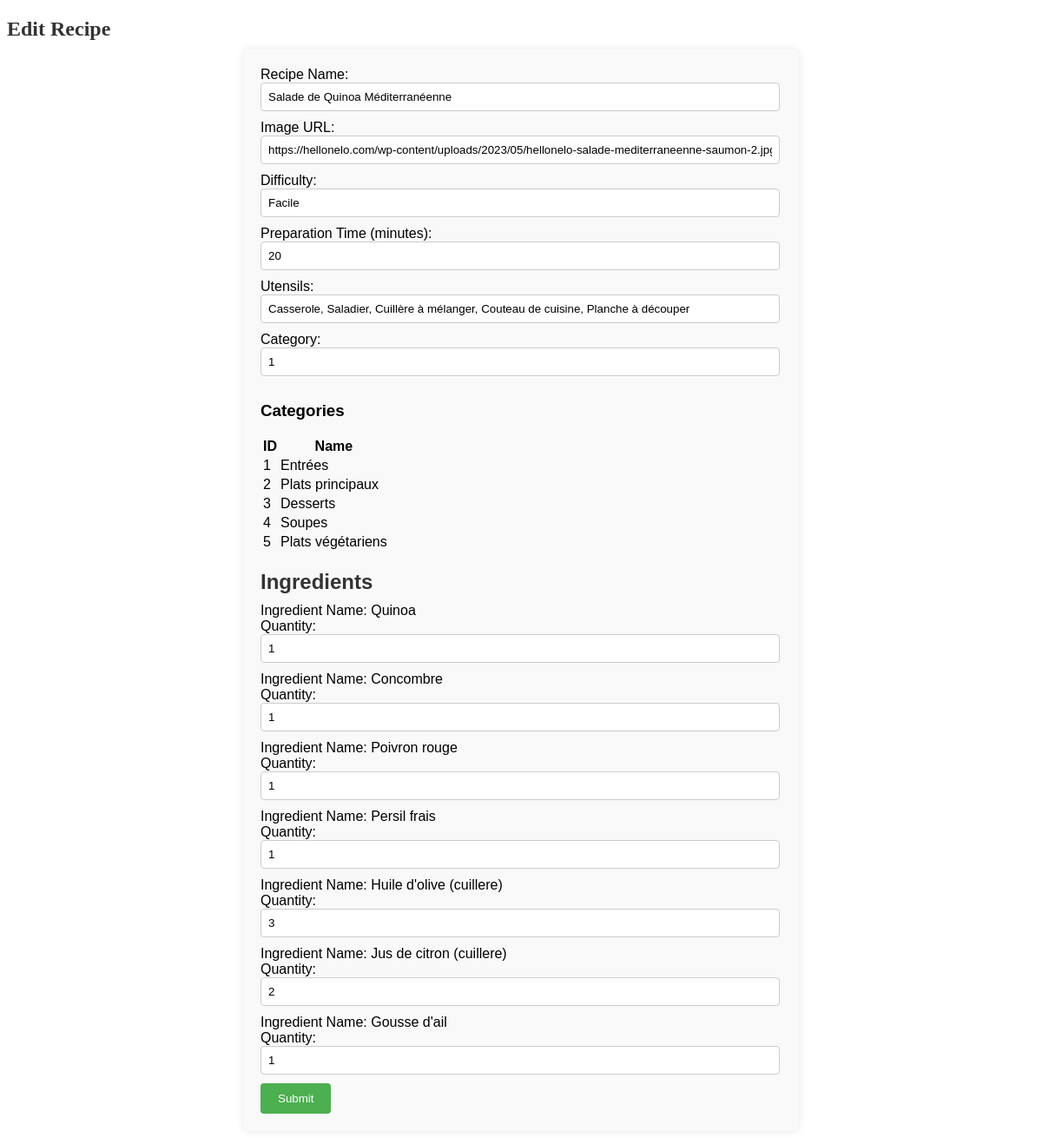
The app's page /modif.php?id=18 with its own data.
### tables this page shows
CREATE TABLE `recettes` (
  `id` int(11) NOT NULL AUTO_INCREMENT,
  `nom` varchar(255) NOT NULL,
  `image` varchar(255) DEFAULT NULL,
  `difficulte` varchar(255) DEFAULT NULL,
  `temps_preparation` int(11) DEFAULT NULL,
  `ustensiles` varchar(255) DEFAULT NULL,
  `etapes_recette` text DEFAULT NULL,
  `id_categorie` int(11) DEFAULT NULL,
  `id_ingredient` int(11) DEFAULT NULL,
  PRIMARY KEY (`id`),
  KEY `id_categorie` (`id_categorie`),
  KEY `id_ingredient` (`id_ingredient`),
  CONSTRAINT `recettes_ibfk_1` FOREIGN KEY (`id_categorie`) REFERENCES `categories` (`id`),
  CONSTRAINT `recettes_ibfk_2` FOREIGN KEY (`id_ingredient`) REFERENCES `ingredients` (`id`)
);

CREATE TABLE `categories` (
  `id` int(11) NOT NULL AUTO_INCREMENT,
  `nom` varchar(255) NOT NULL,
  PRIMARY KEY (`id`)
);

CREATE TABLE `recette_ingredient` (
  `id` int(11) NOT NULL AUTO_INCREMENT,
  `recette_id` int(11) DEFAULT NULL,
  `ingredient_id` int(11) DEFAULT NULL,
  `quantite` int(11) DEFAULT NULL,
  PRIMARY KEY (`id`),
  KEY `recette_id` (`recette_id`),
  KEY `ingredient_id` (`ingredient_id`),
  CONSTRAINT `recette_ingredient_ibfk_1` FOREIGN KEY (`recette_id`) REFERENCES `recettes` (`id`),
  CONSTRAINT `recette_ingredient_ibfk_2` FOREIGN KEY (`ingredient_id`) REFERENCES `ingredients` (`id`)
);

CREATE TABLE `ingredients` (
  `id` int(11) NOT NULL AUTO_INCREMENT,
  `nom` varchar(255) NOT NULL,
  `recette_id` int(11) DEFAULT NULL,
  PRIMARY KEY (`id`),
  KEY `recette_id` (`recette_id`),
  CONSTRAINT `ingredients_ibfk_1` FOREIGN KEY (`recette_id`) REFERENCES `recettes` (`id`)
);

### src/Recette.php (called while the page is built, shortened)
    <?php
class Recette
{
    private $db;
    public function __construct($db)
    {
        $this->db = $db;
    }
    public function getRecipeById($id)
    {
        $query = "SELECT * FROM recettes WHERE id = :id";
        $stmt = $this->db->prepare($query);
        $stmt->bindParam(':id', $id);
        $stmt->execute();
            return $stmt->fetch(PDO::FETCH_ASSOC);
        }
        public function getAllCategories() {
            $query = "SELECT id, nom FROM categories";
            $stmt = $this->db->prepare($query);
            $stmt->execute();
            return $stmt->fetchAll(PDO::FETCH_ASSOC);
        }
        public function getIngredientsByRecipeId($recipeId) {
            $query = "SELECT i.id as id_ingredient, i.nom, ri.quantite
                      FROM recette_ingredient ri
                      JOIN ingredients i ON ri.ingredient_id = i.id
                      WHERE ri.recette_id = :recipe_id";
            $stmt = $this->db->prepare($query);
            $stmt->bindParam(':recipe_id', $recipeId);
            $stmt->execute();
            return $stmt->fetchAll(PDO::FETCH_ASSOC);
        }
    }

### src/modif.php (the view, shortened to what this page needs)
<!DOCTYPE html>
<html>
<head>
    <link rel="stylesheet" type="text/css" href="index4.css">
</head>
<body>
<?php
require './Recette.php';
$database = new Database();
$db = $database->getConnection();
$recipe = new Recette($db);
$id = isset($_GET['id']) ? $_GET['id'] : null;
if ($_SERVER['REQUEST_METHOD'] === 'POST') {
    if (isset($_POST['nom'], $_POST['image'], $_POST['difficulte'], $_POST['temps_preparation'], $_POST['ustensiles'], $_POST['id_categorie'])) {
        $recipe->id = $id;
        $recipe->nom = $_POST['nom'];
        $recipe->image = $_POST['image'];
        $recipe->difficulte = $_POST['difficulte'];
        $recipe->temps_preparation = $_POST['temps_preparation'];
        $recipe->ustensiles = $_POST['ustensiles'];
        $recipe->id_categorie = $_POST['id_categorie'];
        $result = $recipe->editRecettes();
        $ingredients = $_POST['ingredients'];
        foreach ($ingredients as $ingredientId => $ingredientData) {
            $idIngredient = $ingredientId;
            $nouvelleQuantite = isset($ingredientData['quantite']) ? $ingredientData['quantite'] : '';
        }
        if ($result) {
            echo 'La recette a été modifiée avec succès.';
            header("Location: index.php");
        } else {
            echo 'Une erreur s\'est produite lors de la modification de la recette.';
        }
    } else {
        echo 'Veuillez remplir tous les champs du formulaire.';
    }
} else {
    if (isset($_GET['id'])) {
        $id = $_GET['id'];
        $recipeData = $recipe->getRecipeById($id);
        $ingredients = $recipe->getIngredientsByRecipeId($id);
        if ($recipeData) {
            echo '<h2>Edit Recipe</h2>';
            echo '<form action="modif.php?id=' . $id . '" method="post">';
            echo 'Recipe Name: <input type="text" name="nom" value="' . $recipeData['nom'] . '"><br>';
            echo 'Image URL: <input type="text" name="image" value="' . $recipeData['image'] . '"><br>';
            echo 'Difficulty: <input type="text" name="difficulte" value="' . $recipeData['difficulte'] . '"><br>';
            echo 'Preparation Time (minutes): <input type="text" name="temps_preparation" value="' . $recipeData['temps_preparation'] . '"><br>';
            echo 'Utensils: <input type="text" name="ustensiles" value="' . $recipeData['ustensiles'] . '"><br>';
            echo 'Category: <input type="text" name="id_categorie" value="' . $recipeData['id_categorie'] . '"><br>';
            $categories = $recipe->getAllCategories();
            echo '<h3>Categories</h3>';
            echo '<table>';
            echo '<tr><th>ID</th><th>Name</th></tr>';
            foreach ($categories as $category) {
                echo '<tr>';
                echo '<td>' . $category['id'] . '</td>';
                echo '<td>' . $category['nom'] . '</td>';
                echo '</tr>';
            }
            echo '</table>';
            echo '<h2>Ingredients</h2>';
            foreach ($ingredients as $ingredient) {
                $idIngredient = isset($ingredient['ingredient_id']) ? $ingredient['ingredient_id'] : '';
                echo 'Ingredient Name: ' . $ingredient['nom'] . '<br>';
                echo 'Quantity: <input type="text" name="ingredients[' . $idIngredient . '][quantite]" value="' . $ingredient['quantite'] . '"><br>';
            }
            echo '<input type="submit" value="Submit">';
            echo '</form>';
        } else {
            echo 'La recette avec cet ID n\'existe pas.';
        }
    } else {
        echo 'L\'ID de la recette n\'est pas fourni.';
    }
}
?>
</body>
</html>

### src/index4.css (style rules this page uses)
form { max-width: 600px; margin: 0 auto; font-family: Arial, sans-serif; background-color: #f9f9f9; padding: 20px; border-radius: 8px; box-shadow: 0 0 10px rgba(0, 0, 0, 0.1); }
h2 { margin-bottom: 10px; color: #333; }
input[type="text"] { width: calc(100% - 20px); padding: 8px; margin-bottom: 10px; border: 1px solid #ccc; border-radius: 4px; }
input[type="submit"] { padding: 10px 20px; background-color: #4caf50; color: #fff; border: none; border-radius: 4px; cursor: pointer; }

### records on screen
recettes: nom "Salade de Quinoa Méditerranéenne", image "https://hellonelo.com/wp-content/uploads/2023/05/hellonelo-salade-mediterraneenne-saumon-2.jpg", difficulte "Facile", temps_preparation "20", ustensiles "Casserole, Saladier, Cuillère à mélanger, Couteau de cuisine, Planche à découper", id_categorie "1"
categories: id "1", nom "Entrées"
categories: id "2", nom "Plats principaux"
categories: id "3", nom "Desserts"
categories: id "4", nom "Soupes"
categories: id "5", nom "Plats végétariens"
recette_ingredient: ingredient.nom "Quinoa", quantite "1"
recette_ingredient: ingredient.nom "Concombre", quantite "1"
recette_ingredient: ingredient.nom "Poivron rouge", quantite "1"
recette_ingredient: ingredient.nom "Persil frais", quantite "1"
recette_ingredient: ingredient.nom "Huile d'olive (cuillere)", quantite "3"
recette_ingredient: ingredient.nom "Jus de citron (cuillere)", quantite "2"
recette_ingredient: ingredient.nom "Gousse d'ail", quantite "1"
